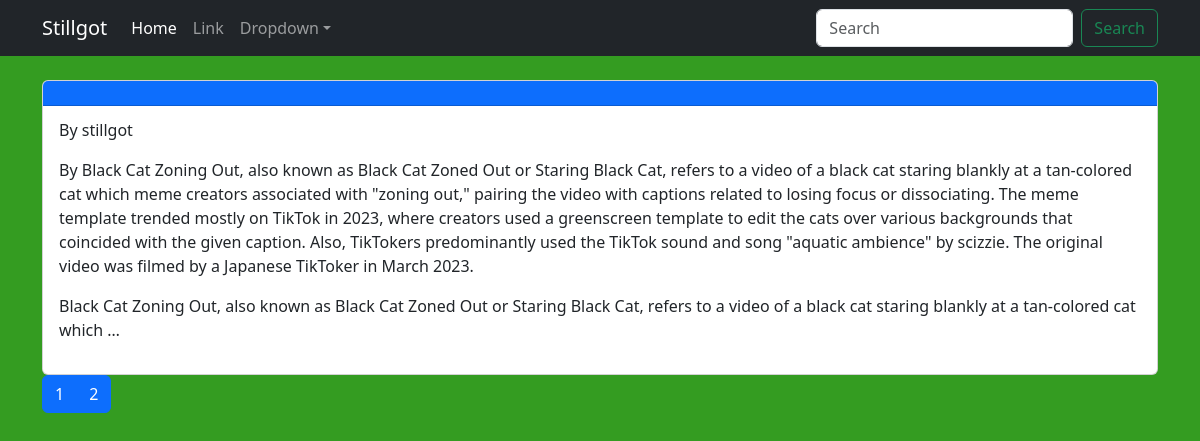
Screenshot of /blog/ with the database file from the repository.
### blog/models.py (models this page shows)
class Post(models.Model):
    class Status(models.TextChoices):  # เพิ่มฟิลด์ status
        DRAFT = 'DF', 'Draft'
        PUBLISHED = 'PB', 'Published'
    title = models.CharField(max_length=250)
    slug = models.SlugField(max_length=250)
    body = models.TextField()
    publish = models.DateTimeField(default=timezone.now)  # เพิ่ม datetime
    created = models.DateTimeField(auto_now_add=True)  # เพิ่ม datetime
    updated = models.DateTimeField(auto_now=True)  # เพิ่ม datetime
    status = models.CharField(max_length=2,
                              choices=Status.choices,
                              default=Status.DRAFT)  # เพิ่มฟิลด์ status
    author = models.ForeignKey(
        User, on_delete=models.CASCADE, related_name='blog_posts')
    object = models.Manager()
    publish = PublishManager()

### blog/views.py (the view)
# urls.py: path('', views.post_list, name='post_list'),
def post_list(request):
    posts = Post.publish.all()
    per_page = 1
    paginator = Paginator(posts, per_page)
    page = request.GET.get('page')
    try:
        posts = paginator.page(page)
    except PageNotAnInteger:
        posts = paginator.page(1)
    except EmptyPage:
        posts = paginator.page(paginator.num_pages)
    return render(request, 'blog/post/list.html', {'posts': posts})

### blog/models.py (called while the page is built)
    def get_queryset(self):
        return super().get_queryset().filter(status=Post.Status.PUBLISHED)

### blog/templates/blog/post/list.html (shortened to what this page needs)
{% extends 'blog/base.html' %}
{% block content %}
{%for post in posts %}
<div class="card" mb-4>
    <div class="card-header bg-primary text-white">
    </div>
    <div class="card-body">
        <p class="card-subtitle mb-3">{{ posts.publish }} By {{post.author}}
        </p>
        <p>By {{ post.body }}</p>
        {{post.body|truncatewords:30 |linebreaks}}
    </div>
</div>
{%endfor%}
<nav aria-label="Page navigation">
    <ul class="pagination">
        {%for i in posts.paginator.page_range%}
        {%if posts.number == i %}
        <li class="page-item active" aria-current="page"><a class="page-link" href="#">{{posts.number}}</a></li>
        {% else %}
        <li class="page-item active"><a class="page-link" href="?page={{i}}">{{i}}</a></li>
        {% endif %}
        {%endfor%}
    </ul>
</nav>
{%endblock%}

### blog/templates/blog/base.html (shortened to what this page needs)
{% load static %}
<!doctype html>
<html lang="en">
<head>
    <link href="https://cdn.jsdelivr.net/npm/bootstrap@5.3.2/dist/css/bootstrap.min.css" rel="stylesheet"
>
    <link rel="stylesheet" href="{%static 'css/style.css' %}">
</head>
<nav class="navbar navbar-expand-sm navbar-dark bg-dark mb-4">
    <div class="container">
        <a class="navbar-brand" href="%url 'blog:post_list'%">Stillgot</a>
        <div class="collapse navbar-collapse" id="collapsibleNavId">
            <ul class="navbar-nav me-auto mt-2 mt-lg-0">
                <li class="nav-item">
                    <a class="nav-link active" href="#" aria-current="page">Home </a>
                </li>
                <li class="nav-item">
                    <a class="nav-link" href="#">Link</a>
                </li>
                <li class="nav-item dropdown">
                    <a class="nav-link dropdown-toggle" href="#" id="dropdownId" data-bs-toggle="dropdown"
                        aria-haspopup="true" aria-expanded="false">Dropdown</a>
                </li>
            </ul>
            <form class="d-flex my-2 my-lg-0">
                <input class="form-control me-sm-2" type="text" placeholder="Search">
                <button class="btn btn-outline-success my-2 my-sm-0" type="submit">Search</button>
            </form>
        </div>
    </div>
</nav>
<body>
    <div class="container">
        {% block content %}
        {% endblock %}
    </div>
</body>
</html>

### blog/static/css/style.css (style rules this page uses)
body { background-color: rgb(52, 156, 33); }

### rows the page displays
Post: author "stillgot", body "Black Cat Zoning Out, also known as Black Cat Zoned Out or Staring Black Cat, refers to a video of a black cat staring blankly at a tan-colored cat which meme creators associated with \"zoning out,\" pairing the video with captions related to losing focus or dissociating. The meme template trended mostly on TikTok in 2023, where creators used a greenscreen template to edit the cats over various backgrounds that coincided with the given caption. Also, TikTokers predominantly used the TikTok sound and song \"aquatic ambience\" by scizzie. The original video was filmed by a Japanese TikToker in March 2023.", body "Black Cat Zoning Out, also known as Black Cat Zoned Out or Staring Black Cat, refers to a video of a black cat staring blankly at a tan-colored cat which …"

### other values shown
{{ posts.number }} "1"
{{ i }} "2"
